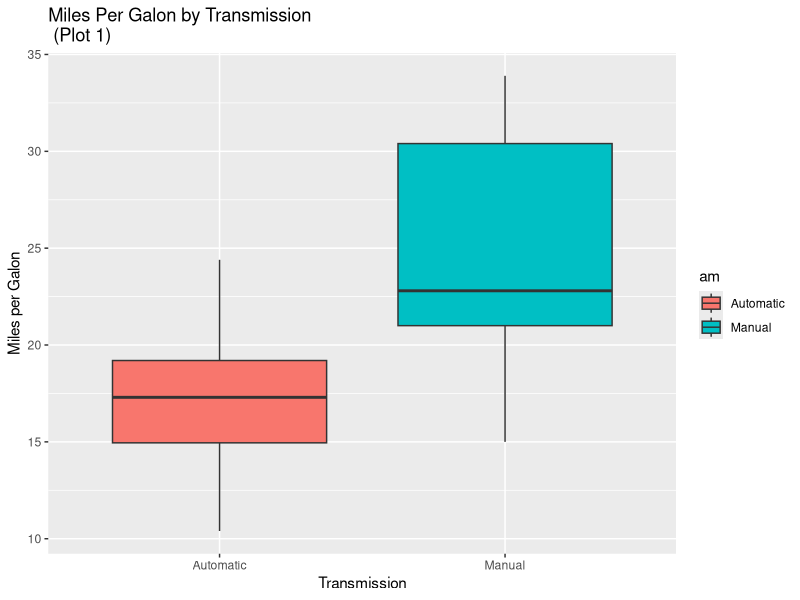
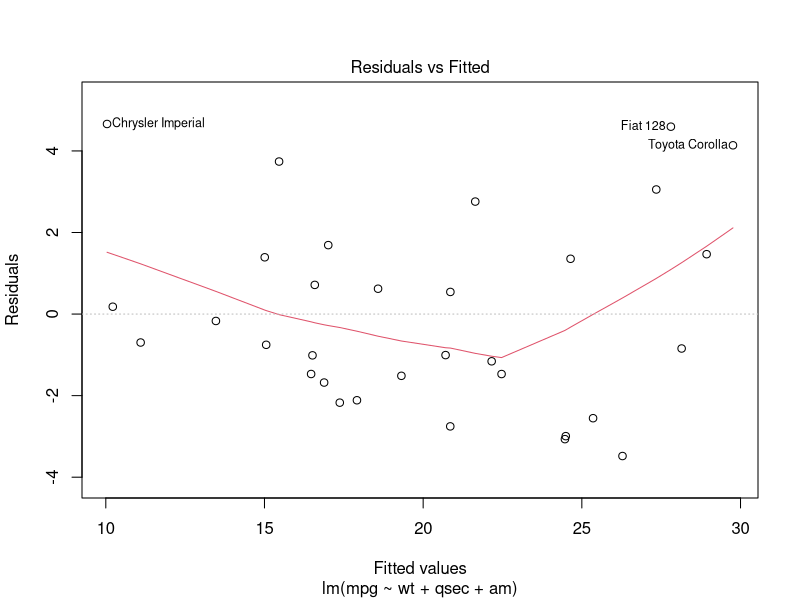
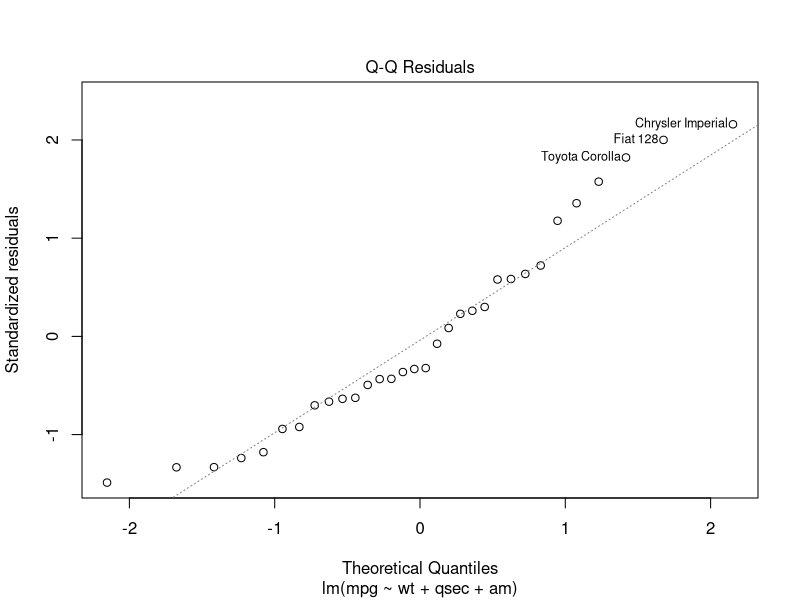
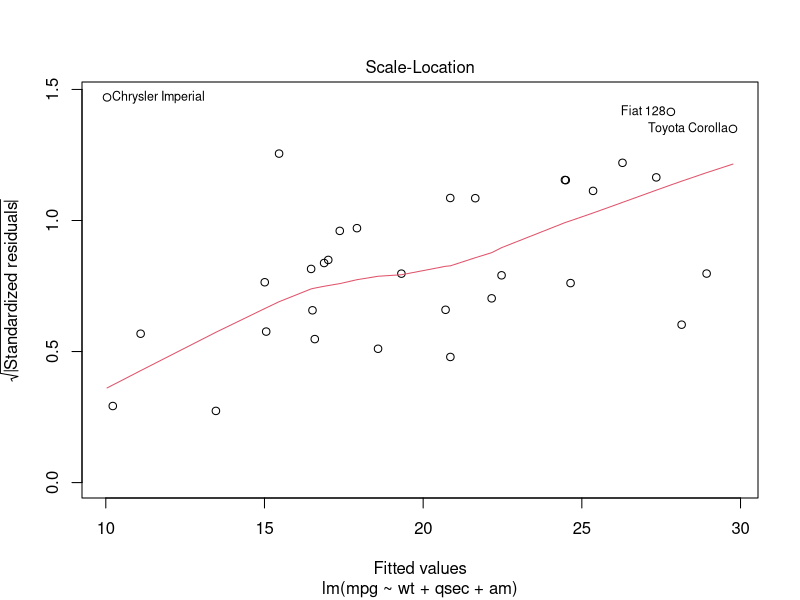
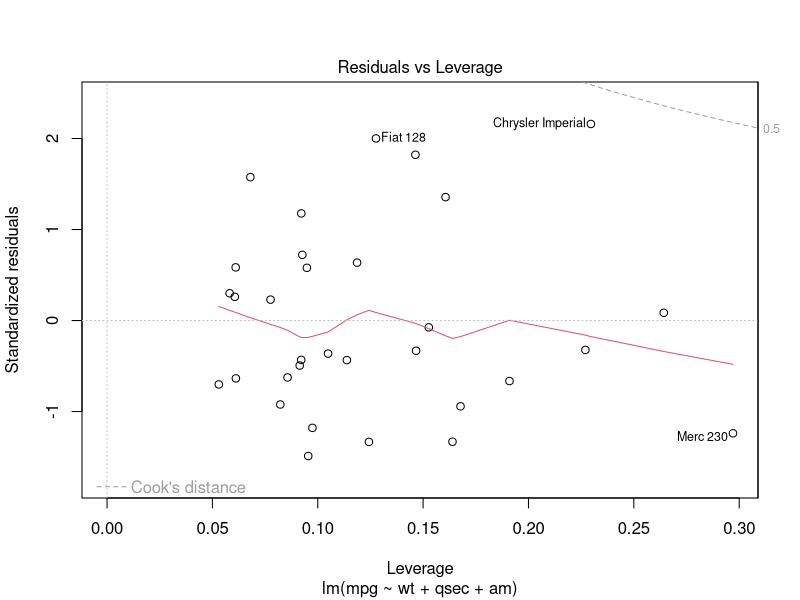

These figures' R source, in order:
## ---- chunk 1
fit <- lm(mpg ~ am, data = mtcars)
summary(fit)$coefficients
summary(fit)$r.squared
## ---- chunk 2
fullModel <- lm(mpg ~ ., data=mtcars)
summary(fullModel)$adj.r.squared
sum(summary(fullModel)$coef[,4] < 0.05)
## ---- chunk 3
stepModel <- step(fullModel, k=log(nrow(mtcars)))
## ---- chunk 4
summary(stepModel)$coefficients
summary(stepModel)$r.squared
## ---- chunk 5
data(mtcars)
mtcars$cyl <- factor(mtcars$cyl)
mtcars$vs <- factor(mtcars$vs)
mtcars$am <- factor(mtcars$am)
levels(mtcars$am) <- c("Automatic", "Manual")
mtcars$gear <- factor(mtcars$gear)
mtcars$carb <- factor(mtcars$carb)
summary(mtcars$mpg)
table(mtcars$am)
## ---- chunk 6
library(ggplot2)
g <- ggplot(mtcars, aes(x=am,y=mpg, fill=am)) + geom_boxplot()
g <- g + xlab("Transmission") + ylab("Miles per Galon")
g <- g + ggtitle("Miles Per Galon by Transmission \n (Plot 1)")
g
## ---- chunk 7
summary(fullModel)$coef
## ---- chunk 8
plot(stepModel)
## ---- chunk 9
result <- t.test(mtcars$mpg ~ mtcars$am)
result$p.value
result$estimate
